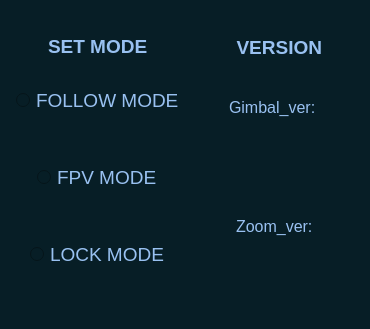
<?xml version="1.0" encoding="UTF-8"?>
<ui version="4.0">
 <class>SETTING</class>
 <widget class="QWidget" name="SETTING">
  <property name="geometry">
   <rect>
    <x>0</x>
    <y>0</y>
    <width>370</width>
    <height>329</height>
   </rect>
  </property>
  <property name="minimumSize">
   <size>
    <width>318</width>
    <height>280</height>
   </size>
  </property>
  <property name="maximumSize">
   <size>
    <width>370</width>
    <height>329</height>
   </size>
  </property>
  <property name="windowTitle">
   <string>SETTING</string>
  </property>
  <property name="styleSheet">
   <string notr="true">QRadioButton{
	color: rgb(153, 193, 241);
}
QWidget{
	color: rgb(153, 193, 241);
	background-color: #071e26;
}
*{
	border-radius: 10px;
}</string>
  </property>
  <property name="inputMethodHints">
   <set>Qt::ImhNone</set>
  </property>
  <layout class="QHBoxLayout" name="horizontalLayout">
   <item>
    <widget class="QFrame" name="mode">
     <property name="frameShape">
      <enum>QFrame::StyledPanel</enum>
     </property>
     <property name="frameShadow">
      <enum>QFrame::Raised</enum>
     </property>
     <layout class="QVBoxLayout" name="verticalLayout">
      <property name="leftMargin">
       <number>5</number>
      </property>
      <property name="topMargin">
       <number>0</number>
      </property>
      <property name="rightMargin">
       <number>5</number>
      </property>
      <property name="bottomMargin">
       <number>5</number>
      </property>
      <item alignment="Qt::AlignHCenter">
       <widget class="QLabel" name="label">
        <property name="font">
         <font>
          <pointsize>14</pointsize>
          <weight>75</weight>
          <bold>true</bold>
         </font>
        </property>
        <property name="text">
         <string>SET MODE</string>
        </property>
       </widget>
      </item>
      <item alignment="Qt::AlignHCenter|Qt::AlignTop">
       <widget class="QRadioButton" name="followButton">
        <property name="font">
         <font>
          <pointsize>14</pointsize>
         </font>
        </property>
        <property name="text">
         <string>FOLLOW MODE</string>
        </property>
       </widget>
      </item>
      <item alignment="Qt::AlignHCenter|Qt::AlignTop">
       <widget class="QRadioButton" name="fpvButton">
        <property name="font">
         <font>
          <pointsize>14</pointsize>
         </font>
        </property>
        <property name="text">
         <string>FPV MODE</string>
        </property>
       </widget>
      </item>
      <item alignment="Qt::AlignHCenter|Qt::AlignTop">
       <widget class="QRadioButton" name="lockButton">
        <property name="font">
         <font>
          <pointsize>14</pointsize>
         </font>
        </property>
        <property name="text">
         <string>LOCK MODE</string>
        </property>
       </widget>
      </item>
     </layout>
    </widget>
   </item>
   <item>
    <widget class="QFrame" name="frame_2">
     <property name="frameShape">
      <enum>QFrame::StyledPanel</enum>
     </property>
     <property name="frameShadow">
      <enum>QFrame::Raised</enum>
     </property>
     <layout class="QVBoxLayout" name="verticalLayout_2">
      <property name="leftMargin">
       <number>5</number>
      </property>
      <property name="topMargin">
       <number>9</number>
      </property>
      <property name="rightMargin">
       <number>5</number>
      </property>
      <property name="bottomMargin">
       <number>5</number>
      </property>
      <item alignment="Qt::AlignHCenter">
       <widget class="QLabel" name="label_2">
        <property name="font">
         <font>
          <pointsize>14</pointsize>
          <weight>75</weight>
          <bold>true</bold>
         </font>
        </property>
        <property name="text">
         <string>  VERSION</string>
        </property>
       </widget>
      </item>
      <item alignment="Qt::AlignHCenter">
       <widget class="QLabel" name="label_3">
        <property name="font">
         <font>
          <pointsize>12</pointsize>
         </font>
        </property>
        <property name="text">
         <string>Gimbal_ver: </string>
        </property>
       </widget>
      </item>
      <item alignment="Qt::AlignHCenter|Qt::AlignVCenter">
       <widget class="QLabel" name="Gimbal_ver">
        <property name="sizePolicy">
         <sizepolicy hsizetype="Preferred" vsizetype="Preferred">
          <horstretch>0</horstretch>
          <verstretch>0</verstretch>
         </sizepolicy>
        </property>
        <property name="text">
         <string/>
        </property>
       </widget>
      </item>
      <item alignment="Qt::AlignHCenter">
       <widget class="QLabel" name="label_4">
        <property name="font">
         <font>
          <pointsize>12</pointsize>
         </font>
        </property>
        <property name="text">
         <string>Zoom_ver:</string>
        </property>
       </widget>
      </item>
      <item alignment="Qt::AlignHCenter|Qt::AlignVCenter">
       <widget class="QLabel" name="Zoom_ver">
        <property name="text">
         <string/>
        </property>
       </widget>
      </item>
     </layout>
    </widget>
   </item>
  </layout>
 </widget>
 <resources>
  <include location="icon.qrc"/>
 </resources>
 <connections/>
</ui>
